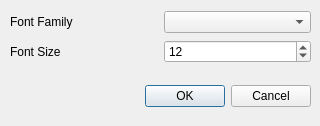
<ui version="4.0" >
 <author></author>
 <comment></comment>
 <exportmacro></exportmacro>
 <class>X11FontDialog</class>
 <widget class="QDialog" name="X11FontDialog" >
  <property name="geometry" >
   <rect>
    <x>0</x>
    <y>0</y>
    <width>320</width>
    <height>126</height>
   </rect>
  </property>
  <property name="windowTitle" >
   <string>Select a Font</string>
  </property>
  <widget class="QWidget" name="layoutWidget" >
   <property name="geometry" >
    <rect>
     <x>10</x>
     <y>80</y>
     <width>301</width>
     <height>33</height>
    </rect>
   </property>
   <layout class="QHBoxLayout" >
    <property name="margin" >
     <number>0</number>
    </property>
    <property name="spacing" >
     <number>6</number>
    </property>
    <item>
     <spacer>
      <property name="orientation" >
       <enum>Qt::Horizontal</enum>
      </property>
      <property name="sizeHint" >
       <size>
        <width>131</width>
        <height>31</height>
       </size>
      </property>
     </spacer>
    </item>
    <item>
     <widget class="QPushButton" name="okButton" >
      <property name="text" >
       <string>OK</string>
      </property>
     </widget>
    </item>
    <item>
     <widget class="QPushButton" name="cancelButton" >
      <property name="text" >
       <string>Cancel</string>
      </property>
     </widget>
    </item>
   </layout>
  </widget>
  <widget class="QWidget" name="" >
   <property name="geometry" >
    <rect>
     <x>10</x>
     <y>10</y>
     <width>301</width>
     <height>55</height>
    </rect>
   </property>
   <layout class="QGridLayout" >
    <property name="margin" >
     <number>0</number>
    </property>
    <property name="spacing" >
     <number>6</number>
    </property>
    <item row="0" column="0" >
     <widget class="QLabel" name="labelFamily" >
      <property name="text" >
       <string>Font Family</string>
      </property>
     </widget>
    </item>
    <item row="0" column="1" >
     <widget class="QComboBox" name="comboBoxFont" />
    </item>
    <item row="1" column="0" >
     <widget class="QLabel" name="labelSize" >
      <property name="text" >
       <string>Font Size</string>
      </property>
     </widget>
    </item>
    <item row="1" column="1" >
     <widget class="QSpinBox" name="spinBoxSize" >
      <property name="maximum" >
       <number>48</number>
      </property>
      <property name="minimum" >
       <number>4</number>
      </property>
      <property name="value" >
       <number>12</number>
      </property>
     </widget>
    </item>
   </layout>
  </widget>
 </widget>
 <pixmapfunction></pixmapfunction>
 <resources/>
 <connections>
  <connection>
   <sender>okButton</sender>
   <signal>clicked()</signal>
   <receiver>X11FontDialog</receiver>
   <slot>accept()</slot>
   <hints>
    <hint type="sourcelabel" >
     <x>278</x>
     <y>253</y>
    </hint>
    <hint type="destinationlabel" >
     <x>96</x>
     <y>254</y>
    </hint>
   </hints>
  </connection>
  <connection>
   <sender>cancelButton</sender>
   <signal>clicked()</signal>
   <receiver>X11FontDialog</receiver>
   <slot>reject()</slot>
   <hints>
    <hint type="sourcelabel" >
     <x>369</x>
     <y>253</y>
    </hint>
    <hint type="destinationlabel" >
     <x>179</x>
     <y>282</y>
    </hint>
   </hints>
  </connection>
 </connections>
</ui>
